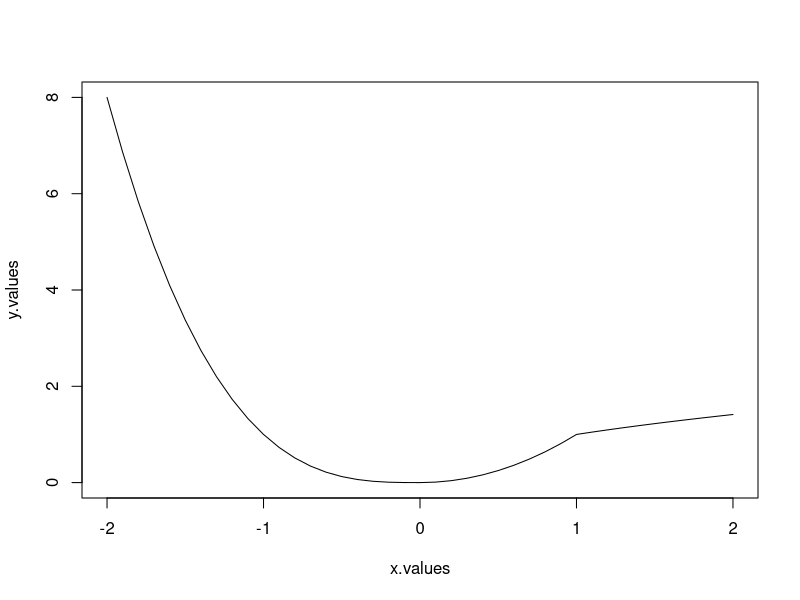

Recreate this plot in R.
rm(list = ls())
# 1.
# input
x.values <- seq(-2, 2, by = 0.1)

# for each x calculate y
n <- length(x.values)
y.values <- rep(0, n)

for (i in 1:n) {
  x <- x.values[i]
  # y expression
  if (x <= 0) {
    y <- -(x^3)
  }
  if (x > 0 & x <= 1) {
    y <- x^2
  }
  if (x > 1) {
    y <- sqrt(x)
  }
  y.values[i] <- y
}

#output
plot(x.values, y.values, type = "l")


# 2.
h <- 0

for (i in range(n)) {    # range diferente
  if (i <= 0) {
    h = h + 1
  } else if (i == 1) {
    h = h + x
  } else {
    h = h + (x^i)
  }
}

# 3.

x <- 0.3
n <- 55

x <- 6.6
n <- 8

h <- 0

for (i in 0:n) {
  print(i)
  if (i <= 0) {
    h = h + 1
  } else if (i == 1) {
    h = h + x
  } else {
    h = h + (x^i)
  }
}
rm(i)
# 4.
h <- 0

i = 0
while (i <= n) {
  show(i)
  if (i == 0) {
    h = h + 1
  } else if (i == 1) {
    h = h + x
  } else {
    h = h + (x^i)
  }
  i = i + 1
}

vec <- c(sum(x^(0:n)))

# 5.


